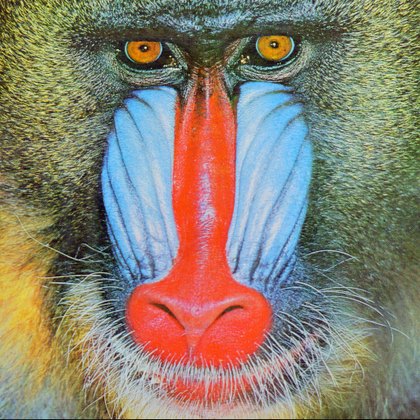
%> input picture 信息隐藏-2/BaboonRGB.bmp, 420 x 420 px, shrunk from 512 x 512 before the run
$ octave --eval "K2('BaboonRGB.bmp');"   (GNU Octave 9; MATLAB toolbox functions it lacks are replaced by stand-ins)
%> lines starting %> are read from the running program, lines starting %| are printed output that depends on the picture
function K2(input)
%> called with input = 'BaboonRGB.bmp'
ste_cover = rgb2gray(imread(input));
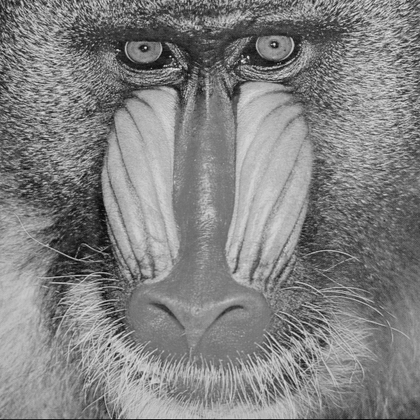
%> ste_cover: size 420x420 uint8; min 3, max 243, mean 129.6
[~, n] = size(ste_cover);
%> n = 420
P_values = zeros(1, 10); % 存储P值的数组
percentages = 10:10:100; % 存储每次处理的像素范围的百分比
for i = 1:10:100
    range = i:min(i + n/10 - 1, n); % 计算当前处理的像素范围
    ste_cover_partial = ste_cover(:, range);
    count = imhist(ste_cover_partial);
    X = 0;
    k = 0;
    % 计算卡方统计值
    for j = 1:128
        if (count(2*j - 1) + count(2*j)) ~= 0
            X = X + (count(2*j - 1) - count(2*j))^2 / (2 * (count(2*j - 1) + count(2*j)));
            k = k + 1;
        end
    end
    P = 1 - chi2cdf(X, k);
    P_values((i + 9) / 10) = P;
end
%> this loop made 10 passes
%> pass 1, in K2, `ste_cover_partial = ste_cover(:, range);`:
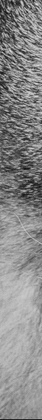
%> ste_cover_partial: size 420x42 uint8; min 15, max 218, mean 137.9
%> pass 2, in K2, `ste_cover_partial = ste_cover(:, range);`:
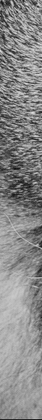
%> ste_cover_partial: size 420x42 uint8; min 15, max 224, mean 136.8
%> pass 3, in K2, `ste_cover_partial = ste_cover(:, range);`:
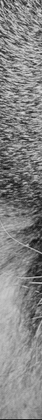
%> ste_cover_partial: size 420x42 uint8; min 6, max 224, mean 132.2
%> after the loop, P_values = [1 1 1 1 1 1 1 1 1 1]
%> `K2('BaboonRGB.bmp');`:
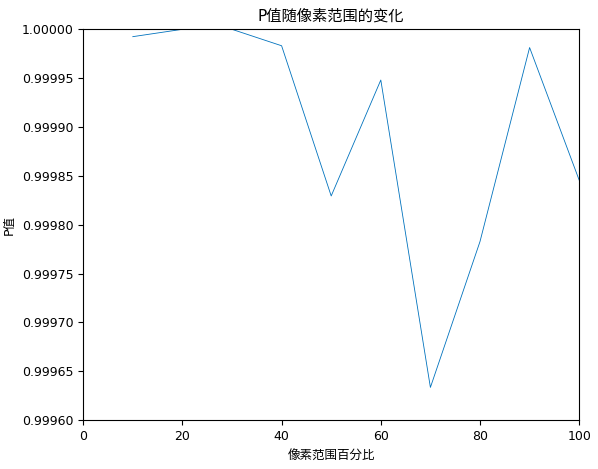
%> figure redrawn from the program's plot data; curve peaks at x = 20, y = 1
% 绘制P值图像
plot(percentages, P_values);
xlabel('像素范围百分比');
ylabel('P值');
title('P值随像素范围的变化');
if max(P_values) > 0.85
    disp('图像中含有秘密信息');
else
    disp('图像中没有秘密信息');
end
end

$ run again, on 信息隐藏-2/penguin.bmp
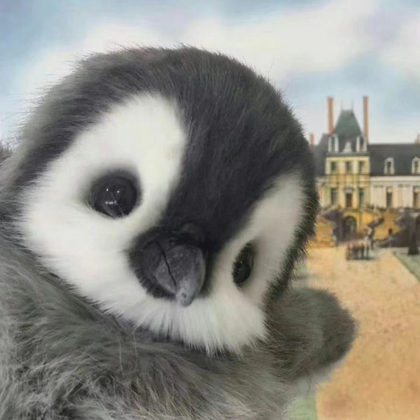
%> input picture 信息隐藏-2/penguin.bmp, 420 x 420 px, shrunk from 512 x 512 before the run
%> the loop in K2, `for i = 1:10:100` made 10 passes
%> P on passes 1 to 8: 0.199, 0.0675, 0.4, 0.01, 4.01e-05, 1.29e-07, 0.0105, 0.147
%> pass 1, in K2, `ste_cover_partial = ste_cover(:, range);`:
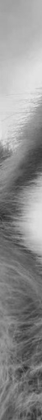
%> ste_cover_partial: size 420x42 uint8; min 44, max 230, mean 142
%> after the loop in K2, `for i = 1:10:100`: P_values = [0.199 0.0675 0.4 0.01 4.01e-05 1.29e-07 0.0105 0.147 0.0604 3.42e-05]
%> `K2('BaboonRGB.bmp');`:
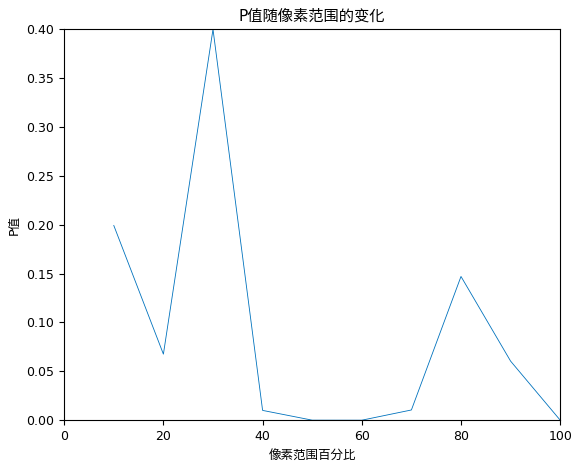
%> figure redrawn from the program's plot data; curve peaks at x = 30, y = 0.4

$ run again, on 信息隐藏-2/123.png
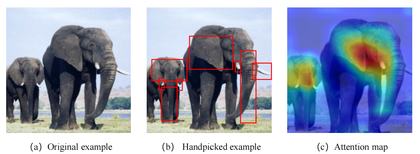
%> input picture 信息隐藏-2/123.png, 420 x 154 px, shrunk from 1300 x 476 before the run
%> the loop in K2, `for i = 1:10:100` made 10 passes
%> pass 1, in K2, `ste_cover_partial = ste_cover(:, range);`:
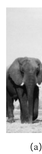
%> ste_cover_partial: size 154x42 uint8; min 5, max 255, mean 183.9
%> after the loop in K2, `for i = 1:10:100`: P_values = [0 0 0 0 0 0 0 0 0 0]
%> `K2('BaboonRGB.bmp');`:
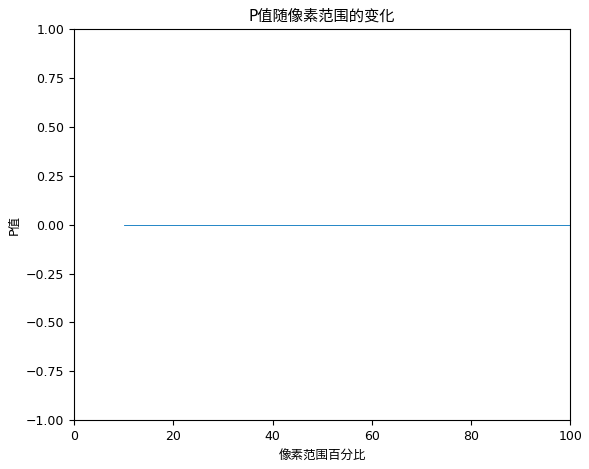
%> figure redrawn from the program's plot data
